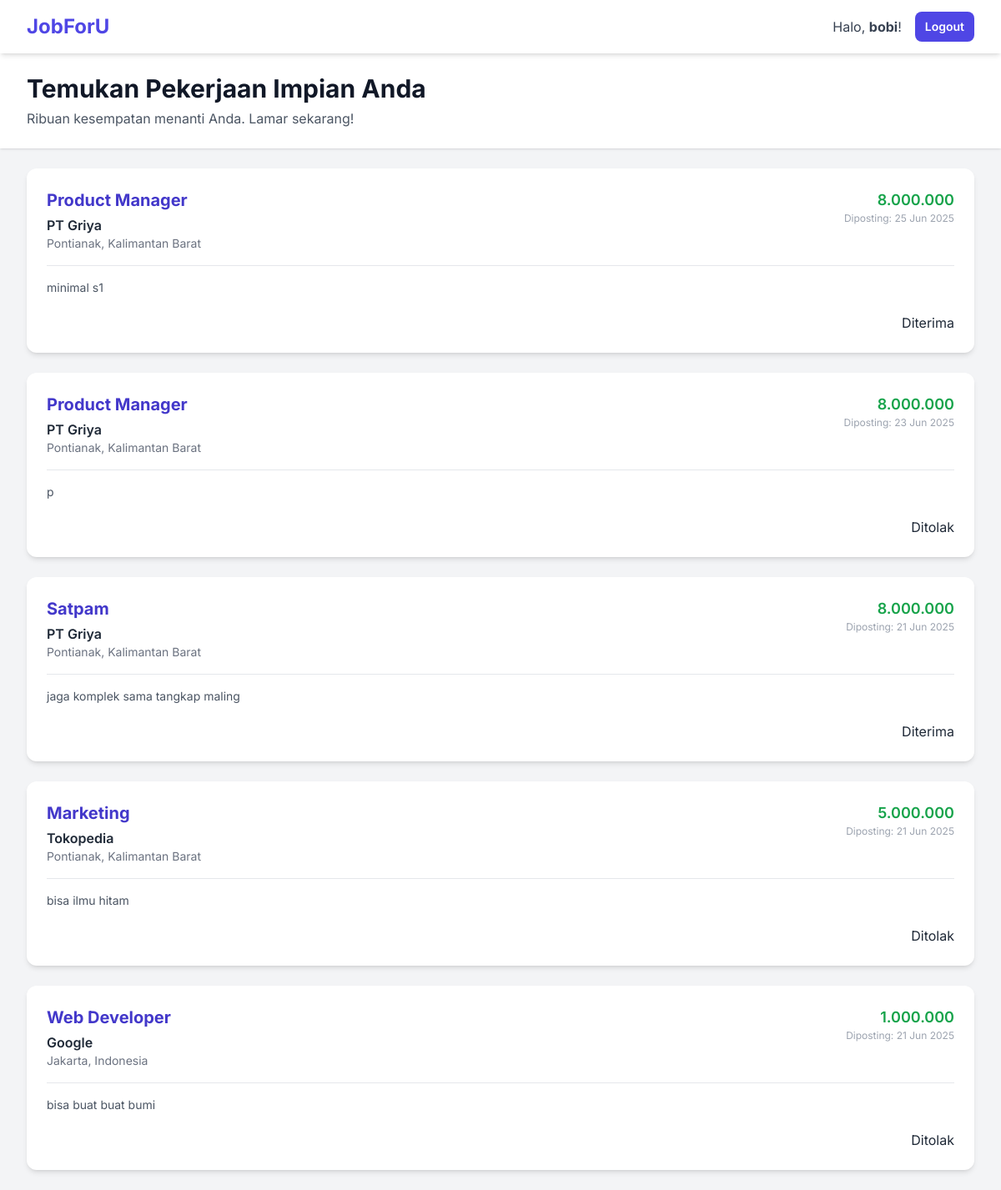
/user_dashboard.php (signed in), run on the app's committed database.
### tables this page shows
CREATE TABLE `jobs` (
  `id` int(11) NOT NULL,
  `judul` varchar(255) NOT NULL,
  `deskripsi` text NOT NULL,
  `lokasi` varchar(100) NOT NULL,
  `gaji` varchar(100) DEFAULT NULL,
  `posted_at` timestamp NOT NULL DEFAULT current_timestamp(),
  `nama_perusahaan` varchar(20) NOT NULL
);

### user_dashboard.php (the view, shortened to what this page needs)
<?php
require_once "config.php";
$sql = "SELECT j.*, a.status AS application_status
        FROM jobs j
        LEFT JOIN (SELECT job_id, status FROM applications WHERE user_id = ?) a
        ON j.id = a.job_id
        ORDER BY j.posted_at DESC";
$jobs = [];
if ($stmt = mysqli_prepare($db, $sql)) {
    mysqli_stmt_bind_param($stmt, "i", $_SESSION['id']);
    if (mysqli_stmt_execute($stmt)) {
        $result = mysqli_stmt_get_result($stmt);
        while ($row = mysqli_fetch_assoc($result)) {
            $jobs[] = $row;
        }
    }
}
?>
<!DOCTYPE html>
<html lang="id">
<head>
    <script src="https://cdn.tailwindcss.com"></script>
    <link rel="stylesheet" href="style.css">
</head>
<body>
    <nav class="navbar">
        <div class="max-w-7xl mx-auto px-4 sm:px-6 lg:px-8">
            <div class="flex items-center justify-between h-16">
                <div class="flex-shrink-0">
                    <h1 class="text-2xl font-bold text-indigo-600">JobForU</h1>
                </div>
                <div class="flex items-center"><span class="text-gray-700 mr-4">Halo, <b><?php echo htmlspecialchars($_SESSION["nama_lengkap"]); ?></b>!</span><a href="logout.php" class="btn btn-primary text-sm py-2 px-3">Logout</a></div>
            </div>
        </div>
    </nav>
    <header class="bg-white shadow">
        <div class="max-w-7xl mx-auto py-6 px-4 sm:px-6 lg:px-8">
            <h2 class="text-3xl font-bold leading-tight text-gray-900">Temukan Pekerjaan Impian Anda</h2>
            <p class="text-gray-600 mt-1">Ribuan kesempatan menanti Anda. Lamar sekarang!</p>
        </div>
    </header>
    <main class="max-w-7xl mx-auto py-6 sm:px-6 lg:px-8 fade-in">
        <div class="space-y-6">
            <?php
            if (!empty($jobs)) {
                foreach ($jobs as $job) {
            ?>
                    <div class="card p-6">
                        <div class="flex flex-col md:flex-row justify-between">
                            <div>
                                <h3 class="text-xl font-bold text-indigo-700"><?php echo htmlspecialchars($job['judul']); ?></h3>
                                <p class="text-md font-semibold text-gray-800 mt-1"><?php echo htmlspecialchars($job['nama_perusahaan']); ?></p>
                                <p class="text-sm text-gray-500"><?php echo htmlspecialchars($job['lokasi']); ?></p>
                            </div>
                            <div class="mt-4 md:mt-0 md:text-right">
                                <p class="text-lg font-semibold text-green-600"><?php echo htmlspecialchars($job['gaji']); ?></p>
                                <p class="text-xs text-gray-400">Diposting: <?php echo date('d M Y', strtotime($job['posted_at'])); ?></p>
                            </div>
                        </div>
                        <div class="mt-4 pt-4 border-t border-gray-200">
                            <p class="text-gray-600 text-sm whitespace-pre-wrap"><?php echo nl2br(htmlspecialchars($job['deskripsi'])); ?></p>
                        </div>
                        <div class="mt-5 text-right">
                            <?php
                            if ($job['application_status']) {
                                $status = $job['application_status'];
                                $status_text = '';
                                $status_class = '';
                                if ($status == 'pending') {
                                    $status_text = 'Pending';
                                    $status_class = 'status-pending';
                                } elseif ($status == 'accepted') {
                                    $status_text = 'Diterima';
                                    $status_class = 'status-accepted';
                                } elseif ($status == 'rejected') {
                                    $status_text = 'Ditolak';
                                    $status_class = 'status-rejected';
                                }
                                echo "<span class='status-badge $status_class'>$status_text</span>";
                            } else {
                                echo '<button data-job-id="' . $job['id'] . '" data-job-title="' . htmlspecialchars($job['judul']) . '" class="btn btn-primary apply-btn">Lamar Sekarang</button>';
                            }
                            ?>
                        </div>
                    </div>
            <?php }
            } else {
                echo "<div class='card text-center p-10'><p>Saat ini belum ada lowongan pekerjaan yang tersedia.</p></div>";
            } ?>
        </div>
    </main>
</body>
</html>

### style.css (style rules this page uses)
:root { --primary-color: #4f46e5; --primary-hover: #4338ca; --danger-color: #ef4444; --danger-hover: #dc2626; --success-color: #22c55e; --light-gray: #f3f4f6; --medium-gray: #6b7280; --dark-gray: #1f2937; --font-family: "Inter", sans-serif; --card-shadow: 0 4px 6px -1px rgb(0 0 0 / 0.1), 0 2px 4px -2px rgb(0 0 0 / 0.1); --card-shadow-hover: 0 10px 15px -3px rgb(0 0 0 / 0.1), 0 4px 6px -4px rgb(0 0 0 / 0.1); }
body { font-family: var(--font-family); background-color: var(--light-gray); color: var(--dark-gray); -webkit-font-smoothing: antialiased; -moz-osx-font-smoothing: grayscale; }
.card { background-color: white; border-radius: 0.75rem; box-shadow: var(--card-shadow); transition: all 0.3s ease-in-out; }
.btn { display: inline-block; font-weight: 600; padding: 0.75rem 1.5rem; border-radius: 0.5rem; border: none; cursor: pointer; text-align: center; transition: all 0.2s ease-in-out; text-decoration: none; }
.btn-primary { background-color: var(--primary-color); color: white; }
.navbar { background-color: white; box-shadow: var(--card-shadow); position: sticky; top: 0; z-index: 50; }
.fade-in { animation: fadeIn 0.5s ease-out forwards; }

### data on the page
jobs: judul "Product Manager", nama_perusahaan "PT Griya", lokasi "Pontianak, Kalimantan Barat", gaji "8.000.000", posted_at "25 Jun 2025", deskripsi "minimal s1", status_text "Diterima"
jobs: judul "Product Manager", nama_perusahaan "PT Griya", lokasi "Pontianak, Kalimantan Barat", gaji "8.000.000", posted_at "23 Jun 2025", deskripsi "p", status_text "Ditolak"
jobs: judul "Satpam", nama_perusahaan "PT Griya", lokasi "Pontianak, Kalimantan Barat", gaji "8.000.000", posted_at "21 Jun 2025", deskripsi "jaga komplek sama tangkap maling", status_text "Diterima"
jobs: judul "Marketing", nama_perusahaan "Tokopedia", lokasi "Pontianak, Kalimantan Barat", gaji "5.000.000", posted_at "21 Jun 2025", deskripsi "bisa ilmu hitam", status_text "Ditolak"
jobs: judul "Web Developer", nama_perusahaan "Google", lokasi "Jakarta, Indonesia", gaji "1.000.000", posted_at "21 Jun 2025", deskripsi "bisa buat buat bumi", status_text "Ditolak"

### other printed values
$_SESSION["nama_lengkap"] "bobi"
